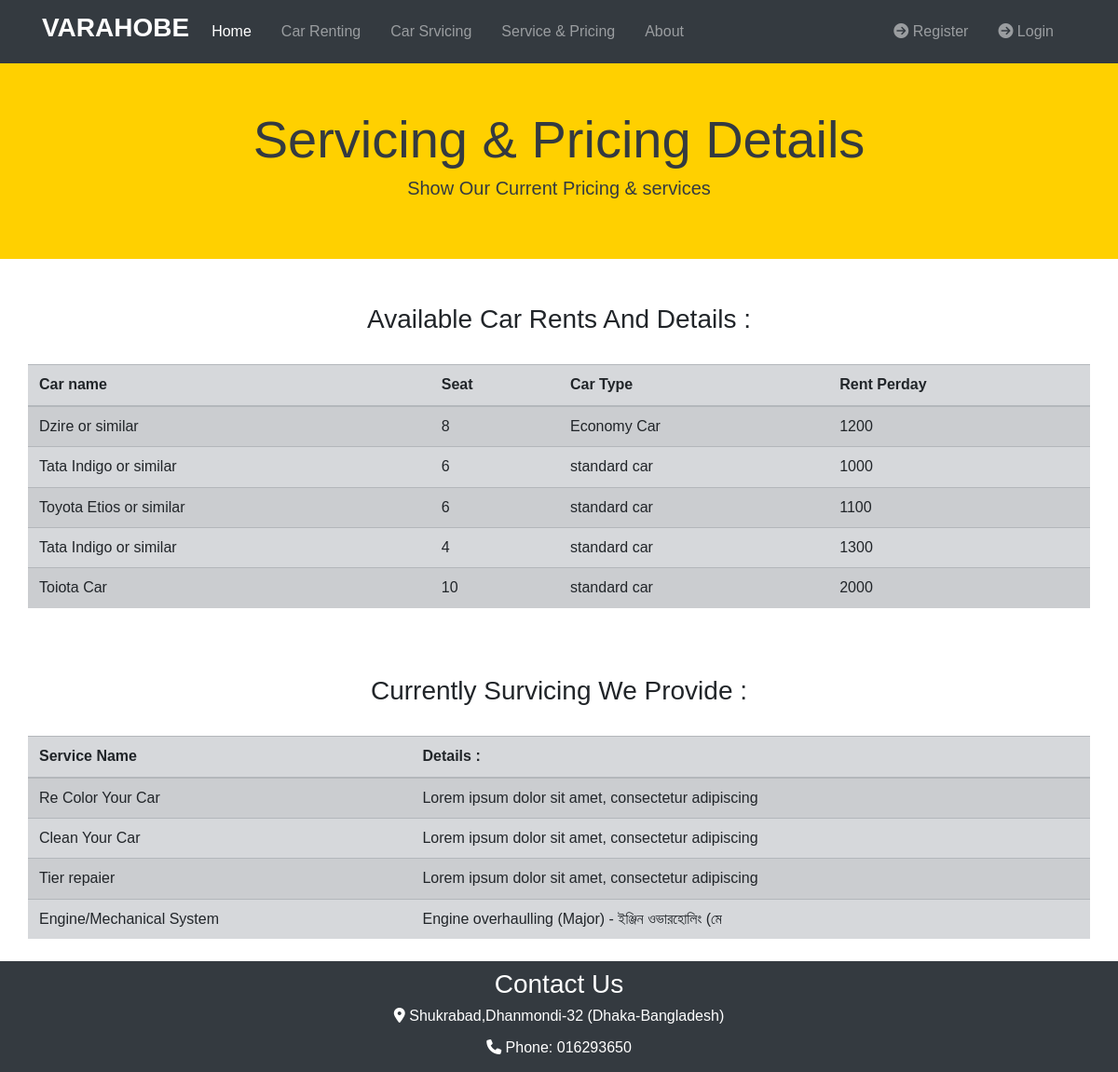
The app's page /s_and_pricing/ with its own data.
### carlists/models.py (models this page shows, shortened)
class Car_Listings(models.Model):
    title=models.CharField(max_length=50)
    type=models.CharField(max_length=50,)
    seats=models.IntegerField()
    rent_perday=models.IntegerField()
    extra_message=models.CharField(max_length=80)
    photo_main=models.ImageField(upload_to='photos/%Y/%m/%d/')
    photo_1=models.ImageField(upload_to='photos/%Y/%m/%d/' ,blank=True)
    photo_2=models.ImageField(upload_to='photos/%Y/%m/%d/',blank=True)
    is_Available=models.BooleanField(default=True)
    list_date=models.DateTimeField(default=datetime.now,blank=True)

### servicing/models.py (models this page shows, shortened)
class Our_services(models.Model):
  title=models.CharField(max_length=50,default=None)
  description=models.CharField(max_length=50)
  image=models.ImageField(upload_to='images/',blank=True)
  list_date=models.DateTimeField(default=datetime.now,blank=True)

### pages/views.py (the view)
# urls.py: path('s_and_pricing/',views.service_pricing,name='s_and_pricing')
def service_pricing(request):
    cars_info=Car_Listings.objects.all()
    servicing_info=Our_services.objects.all()
    context={'cars_info':cars_info,
    'servicing_info':servicing_info
    }
    return render(request,'pages/pricing_table.html',context)

### templates/pages/pricing_table.html
{% extends "pages/base.html" %}
{% block content %}
<section class="dash-heading py-5 text-dark ">
    <div class="container">
        <div class="row text-center">
        <div class="col-md-12">
     <div class="text-center">
             <h1 class="display-4">Servicing & Pricing Details </h1>
            <p class="lead">Show Our Current Pricing & services </p>
   </div>
        </div>
      </div>
    </div>
  </section>
<section class="car-table">
    <h3 class="text-center mt-5"> Available Car Rents And Details : </h3>
<div class="row">
    <table class="table container table-secondary table-striped my-4 border-red-3">
        <thead>
            <tr>
            <th scope="col">Car name </th>
            <th scope="col">Seat </th>
            <th>Car Type  </th>
            <th><strong>Rent Perday </strong></th>
          </tr>
        </thead>
        <tbody>
          {% for i in cars_info %}
          <tr>
            <td>{{ i.title }}</td>
            <td>{{ i.seats }}</td>
            <td>{{ i.type }}</td>
            <td>{{ i.rent_perday }}</td>
          </tr>
          {% endfor %}
        </tbody>
      </table>
</div>
</section>
<section class="Service-table">
    <h3 class="text-center mt-5"> Currently Survicing We Provide : </h3>
<div class="row">
    <table class="table container table-secondary table-striped my-4 border-red-3">
        <thead>
          <tr>
            <th scope="col">Service Name </th>
            <th scope="col">Details : </th>
          </tr>
        </thead>
        <tbody>
          {% for i in servicing_info %}
          <tr>
            <td>{{ i.title }}</td>
            <td>{{ i.description }}</td>
          </tr>
          {% endfor %}
        </tbody>
      </table>
</div>
</section>
{% endblock  %}

### CarRental/static/css/style.css (style rules this page uses)
body { font-family: 'montserrat',sans-serif; font:var(--dark) }
:root { --pure:#ffffff; --yellow:#FFD000; }
.dash-heading { background-color: var(--yellow); }

### records on screen
Car_Listings: title "Dzire or similar", seats "8", type "Economy Car", rent_perday "1200"
Car_Listings: title "Tata Indigo or similar", seats "6", type "standard car", rent_perday "1000"
Car_Listings: title "Toyota Etios or similar", seats "6", type "standard car", rent_perday "1100"
Car_Listings: title "Tata Indigo or similar", seats "4", type "standard car", rent_perday "1300"
Car_Listings: title "Toiota Car", seats "10", type "standard car", rent_perday "2000"
Our_services: title "Re Color Your Car", description "Lorem ipsum dolor sit amet, consectetur adipiscing"
Our_services: title "Clean Your Car", description "Lorem ipsum dolor sit amet, consectetur adipiscing"
Our_services: title "Tier repaier", description "Lorem ipsum dolor sit amet, consectetur adipiscing"
Our_services: title "Engine/Mechanical System", description "Engine overhaulling (Major) - ইঞ্জিন ওভারহোলিং (মে"
